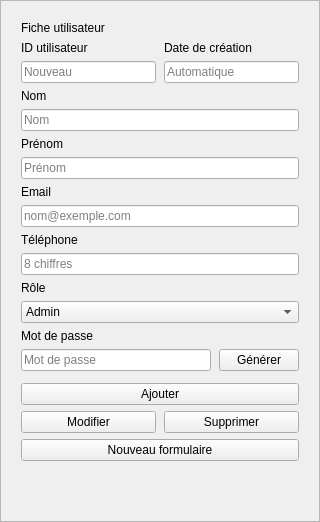
                <widget class="QFrame" name="formCard">
                 <property name="minimumSize">
                  <size>
                   <width>320</width>
                   <height>0</height>
                  </size>
                 </property>
                 <property name="maximumSize">
                  <size>
                   <width>320</width>
                   <height>16777215</height>
                  </size>
                 </property>
                 <property name="frameShape">
                  <enum>QFrame::Shape::StyledPanel</enum>
                 </property>
                 <layout class="QVBoxLayout" name="formLayout">
                  <property name="spacing">
                   <number>6</number>
                  </property>
                  <property name="leftMargin">
                   <number>20</number>
                  </property>
                  <property name="topMargin">
                   <number>20</number>
                  </property>
                  <property name="rightMargin">
                   <number>20</number>
                  </property>
                  <property name="bottomMargin">
                   <number>20</number>
                  </property>
                  <item>
                   <widget class="QLabel" name="labelFiche">
                    <property name="text">
                     <string>Fiche utilisateur</string>
                    </property>
                   </widget>
                  </item>
                  <item>
                   <layout class="QGridLayout" name="gridIdDate">
                    <property name="horizontalSpacing">
                     <number>8</number>
                    </property>
                    <property name="verticalSpacing">
                     <number>6</number>
                    </property>
                    <item row="0" column="0">
                     <widget class="QLabel" name="labelId">
                      <property name="text">
                       <string>ID utilisateur</string>
                      </property>
                     </widget>
                    </item>
                    <item row="0" column="1">
                     <widget class="QLabel" name="labelDateCreation">
                      <property name="text">
                       <string>Date de création</string>
                      </property>
                     </widget>
                    </item>
                    <item row="1" column="0">
                     <widget class="QLineEdit" name="lineEditId">
                      <property name="readOnly">
                       <bool>true</bool>
                      </property>
                      <property name="placeholderText">
                       <string>Nouveau</string>
                      </property>
                     </widget>
                    </item>
                    <item row="1" column="1">
                     <widget class="QLineEdit" name="lineEditDateCreation">
                      <property name="readOnly">
                       <bool>true</bool>
                      </property>
                      <property name="placeholderText">
                       <string>Automatique</string>
                      </property>
                     </widget>
                    </item>
                   </layout>
                  </item>
                  <item>
                   <widget class="QLabel" name="labelNom">
                    <property name="text">
                     <string>Nom</string>
                    </property>
                   </widget>
                  </item>
                  <item>
                   <widget class="QLineEdit" name="lineEditNom">
                    <property name="placeholderText">
                     <string>Nom</string>
                    </property>
                   </widget>
                  </item>
                  <item>
                   <widget class="QLabel" name="labelPrenom">
                    <property name="text">
                     <string>Prénom</string>
                    </property>
                   </widget>
                  </item>
                  <item>
                   <widget class="QLineEdit" name="lineEditPrenom">
                    <property name="placeholderText">
                     <string>Prénom</string>
                    </property>
                   </widget>
                  </item>
                  <item>
                   <widget class="QLabel" name="labelEmail">
                    <property name="text">
                     <string>Email</string>
                    </property>
                   </widget>
                  </item>
                  <item>
                   <widget class="QLineEdit" name="lineEditEmail">
                    <property name="placeholderText">
                     <string>nom@exemple.com</string>
                    </property>
                   </widget>
                  </item>
                  <item>
                   <widget class="QLabel" name="labelTelephone">
                    <property name="text">
                     <string>Téléphone</string>
                    </property>
                   </widget>
                  </item>
                  <item>
                   <widget class="QLineEdit" name="lineEditTelephone">
                    <property name="placeholderText">
                     <string>8 chiffres</string>
                    </property>
                   </widget>
                  </item>
                  <item>
                   <widget class="QLabel" name="labelRole">
                    <property name="text">
                     <string>Rôle</string>
                    </property>
                   </widget>
                  </item>
                  <item>
                   <widget class="QComboBox" name="comboRole">
                    <property name="cursor">
                     <cursorShape>PointingHandCursor</cursorShape>
                    </property>
                    <item>
                     <property name="text">
                      <string>Admin</string>
                     </property>
                    </item>
                    <item>
                     <property name="text">
                      <string>Couturier(ère)</string>
                     </property>
                    </item>
                    <item>
                     <property name="text">
                      <string>Vendeur(se)</string>
                     </property>
                    </item>
                    <item>
                     <property name="text">
                      <string>Gestionnaire de stock</string>
                     </property>
                    </item>
                   </widget>
                  </item>
                  <item>
                   <widget class="QLabel" name="labelMdp">
                    <property name="text">
                     <string>Mot de passe</string>
                    </property>
                   </widget>
                  </item>
                  <item>
                   <layout class="QHBoxLayout" name="mdpLayout">
                    <property name="spacing">
                     <number>8</number>
                    </property>
                    <property name="leftMargin">
                     <number>0</number>
                    </property>
                    <property name="topMargin">
                     <number>0</number>
                    </property>
                    <property name="rightMargin">
                     <number>0</number>
                    </property>
                    <property name="bottomMargin">
                     <number>0</number>
                    </property>
                    <item>
                     <widget class="QLineEdit" name="lineEditMotDePasse">
                      <property name="echoMode">
                       <enum>QLineEdit::EchoMode::Password</enum>
                      </property>
                      <property name="placeholderText">
                       <string>Mot de passe</string>
                      </property>
                     </widget>
                    </item>
                    <item>
                     <widget class="QPushButton" name="btnGenerer">
                      <property name="cursor">
                       <cursorShape>PointingHandCursor</cursorShape>
                      </property>
                      <property name="text">
                       <string>Générer</string>
                      </property>
                     </widget>
                    </item>
                   </layout>
                  </item>
                  <item>
                   <spacer name="vsForm1">
                    <property name="orientation">
                     <enum>Qt::Orientation::Vertical</enum>
                    </property>
                    <property name="sizeType">
                     <enum>QSizePolicy::Policy::Fixed</enum>
                    </property>
                    <property name="sizeHint" stdset="0">
                     <size>
                      <width>20</width>
                      <height>6</height>
                     </size>
                    </property>
                   </spacer>
                  </item>
                  <item>
                   <widget class="QPushButton" name="btnAjouter">
                    <property name="cursor">
                     <cursorShape>PointingHandCursor</cursorShape>
                    </property>
                    <property name="text">
                     <string>Ajouter</string>
                    </property>
                   </widget>
                  </item>
                  <item>
                   <layout class="QHBoxLayout" name="modSupLayout">
                    <property name="spacing">
                     <number>8</number>
                    </property>
                    <property name="leftMargin">
                     <number>0</number>
                    </property>
                    <property name="topMargin">
                     <number>0</number>
                    </property>
                    <property name="rightMargin">
                     <number>0</number>
                    </property>
                    <property name="bottomMargin">
                     <number>0</number>
                    </property>
                    <item>
                     <widget class="QPushButton" name="btnModifier">
                      <property name="cursor">
                       <cursorShape>PointingHandCursor</cursorShape>
                      </property>
                      <property name="text">
                       <string>Modifier</string>
                      </property>
                     </widget>
                    </item>
                    <item>
                     <widget class="QPushButton" name="btnSupprimer">
                      <property name="cursor">
                       <cursorShape>PointingHandCursor</cursorShape>
                      </property>
                      <property name="text">
                       <string>Supprimer</string>
                      </property>
                     </widget>
                    </item>
                   </layout>
                  </item>
                  <item>
                   <widget class="QPushButton" name="btnNouveauFormulaire">
                    <property name="cursor">
                     <cursorShape>PointingHandCursor</cursorShape>
                    </property>
                    <property name="text">
                     <string>Nouveau formulaire</string>
                    </property>
                   </widget>
                  </item>
                  <item>
                   <spacer name="vsForm2">
                    <property name="orientation">
                     <enum>Qt::Orientation::Vertical</enum>
                    </property>
                    <property name="sizeHint" stdset="0">
                     <size>
                      <width>20</width>
                      <height>40</height>
                     </size>
                    </property>
                   </spacer>
                  </item>
                 </layout>
                </widget>
